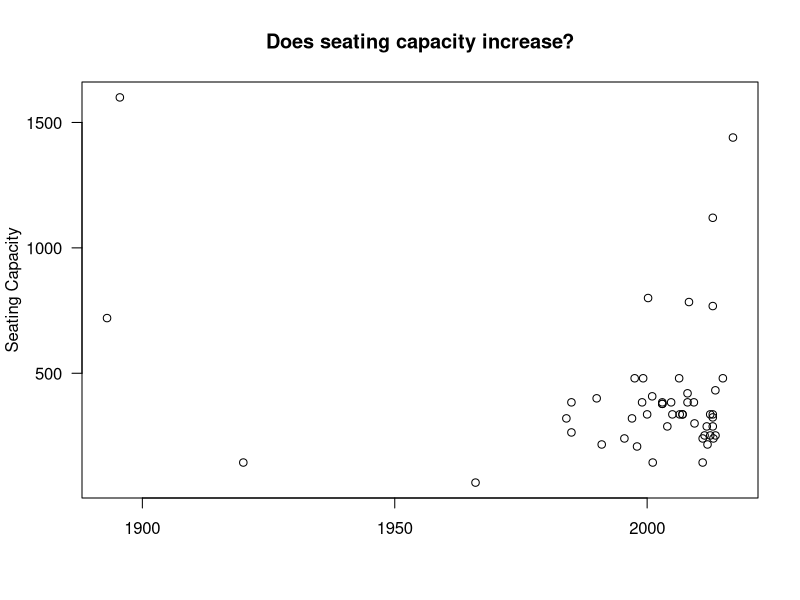
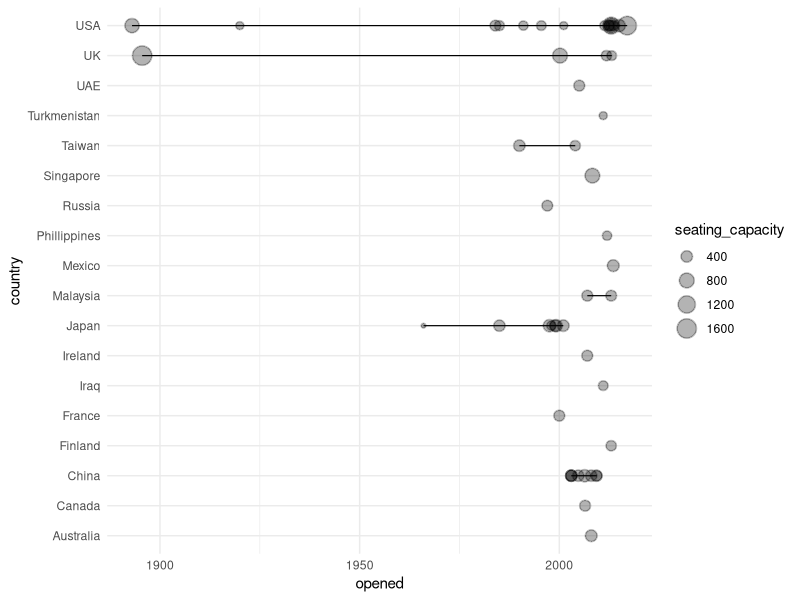
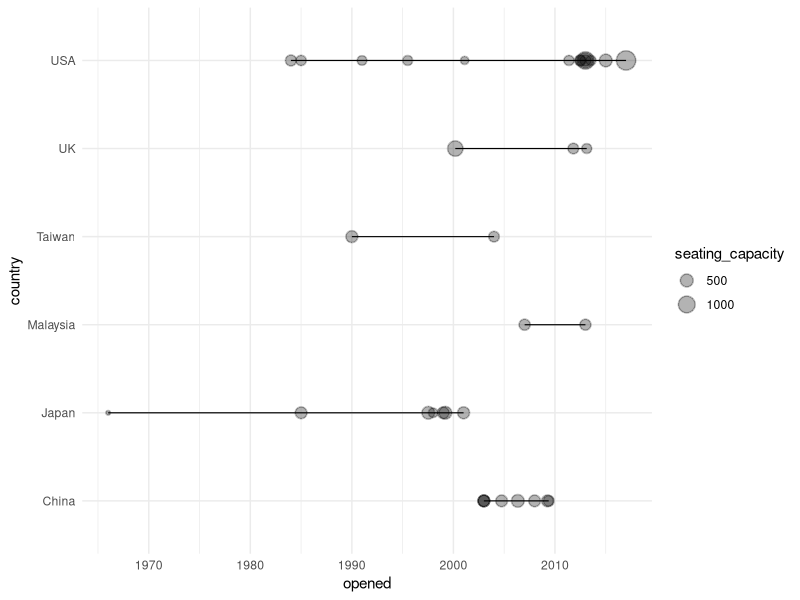
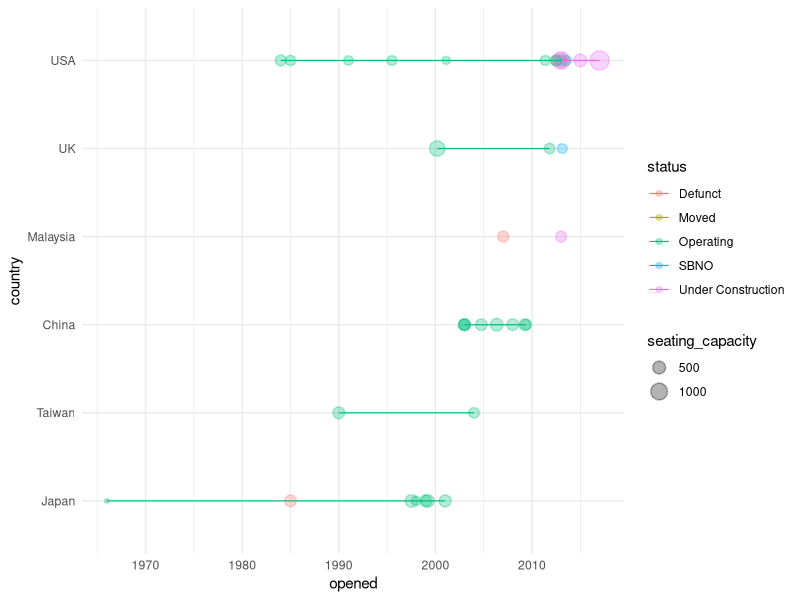
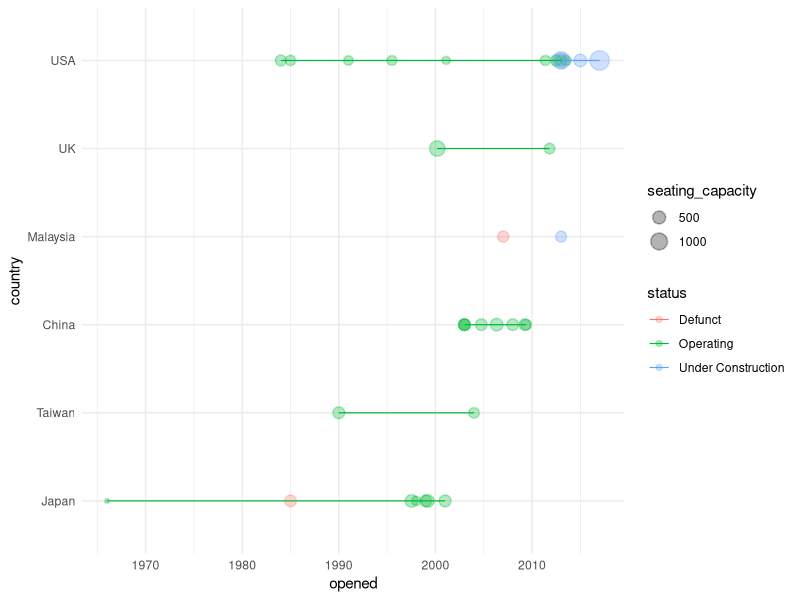
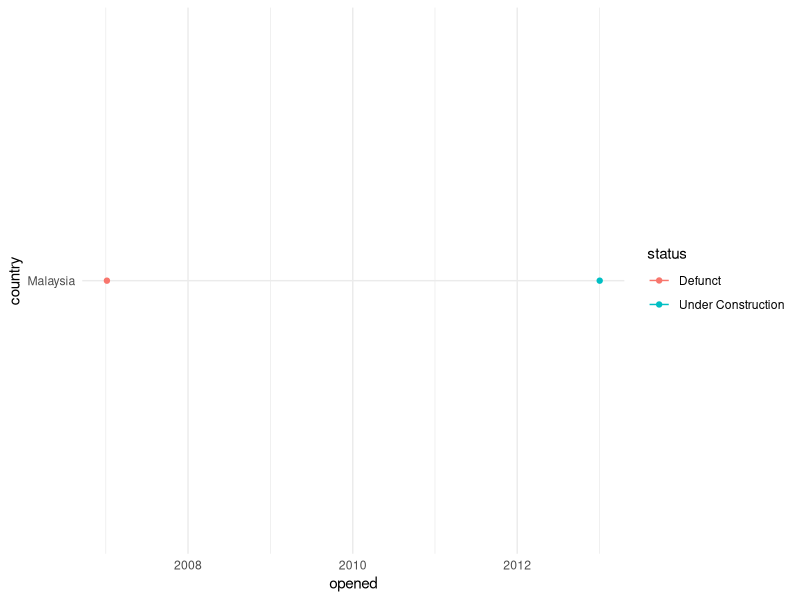
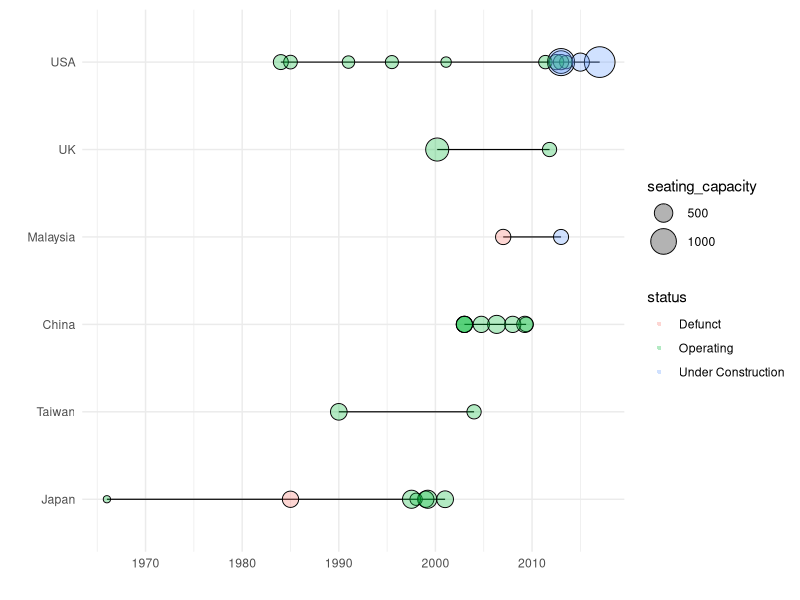
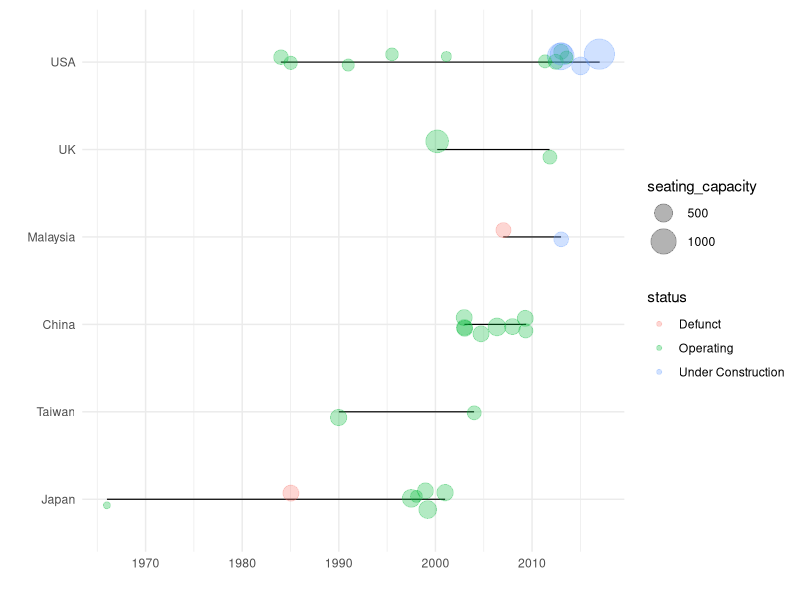

Generate these figures, in order, with R:
## ---- chunk 1
knitr::opts_chunk$set(echo = TRUE)
## ---- chunk 2
library(dplyr)
library(tidyr)
library(ggplot2)
library(forcats)
library(svglite)

theme_set(theme_minimal())
## ---- chunk 3
wheels <- read.csv("wheels.csv")
head(wheels)
## ---- chunk 4
figure_data <- wheels %>% 
  select(country, opened, name, seating_capacity, status) %>% 
  drop_na()
head(figure_data)
## ---- chunk 5
figure_data$opened <- as.Date(figure_data$opened)
figure_data$country <- as.factor(figure_data$country)
## ---- chunk 6
plot(x=figure_data$opened,
     y=figure_data$seating_capacity,
     main="Does seating capacity increase?",
     xlab="",
     ylab="Seating Capacity",
     las=1)
## ---- chunk 7
figure_data %>% 
  filter(opened<"1910-01-01") %>% 
  filter(seating_capacity>750)
## ---- chunk 8
ggplot(aes(x=opened, y=country, size=seating_capacity), data=figure_data) +
  geom_point(alpha=.3, stroke=.8) +
  geom_line(size=.4)
## ---- chunk 9
print(unique(figure_data$country))
country_filter <- figure_data %>% 
  count(country) %>% 
  filter(n!=1) %>% 
  select(country)

country_filter <- country_filter$country

figure_data <- figure_data %>% 
  filter(opened>"1955-01-01") %>% 
  filter(country %in% country_filter)
## ---- chunk 10
ggplot(aes(x=opened, y=country, size=seating_capacity), data=figure_data) +
  geom_point(alpha=.3, stroke=.8) +
  geom_line(size=.4)
## ---- chunk 11
plot_order <- figure_data %>% 
  group_by(country) %>% 
  top_n(1, opened) %>% 
  arrange(opened)

plot_order <- plot_order$country

figure_data$country <- factor(figure_data$country, levels = plot_order)
## ---- chunk 12
ggplot(aes(x=opened, y=country, size=seating_capacity, color=status), data=figure_data) +
  geom_point(alpha=.3, stroke=.8) +
  geom_line(size=.4)
## ---- chunk 13
wheels %>% 
  filter(country=="Japan") %>% 
  arrange(opened)
## ---- chunk 14
figure_data <- figure_data %>% 
  filter(status %in% c("Defunct", "Operating", "Under Construction"))
## ---- chunk 15
ggplot(aes(x=opened, y=country, size=seating_capacity, color=status), data=figure_data) +
  geom_point(alpha=.3, stroke=.8) +
  geom_line(size=.4)
## ---- chunk 16
figure_data %>% 
  filter(country=="Malaysia") %>% 
  ggplot(aes(x=opened, y=country, color=status)) +
      geom_point() +
      geom_line()
## ---- chunk 17
ggplot(aes(x=opened, y=country), data=figure_data) +
  geom_line(size=.4) +
  geom_point(alpha=1, stroke=.5, shape=21, color="black", aes(x=opened, y=country, size=seating_capacity), data=figure_data) +
  geom_point(alpha=.3, stroke=0, aes(color=status, x=opened, y=country, color=status, size=seating_capacity), data=figure_data) +
  theme(aspect.ratio=1) +
  ylab("") +
  xlab("") +
  scale_size_area(max_size=10)
## ---- chunk 18
final_plot <- ggplot(aes(x=opened, y=country), data=figure_data) +
  geom_line(size=.4) +
  geom_jitter(alpha=.3, stroke=.4, height=.12, aes(color=status, x=opened, y=country, size=seating_capacity), data=figure_data) +
  theme(aspect.ratio=1) +
  ylab("") +
  xlab("") +
  scale_size_area(max_size=10)
## ---- chunk 19
ggsave(file="final_plot.svg", plot=final_plot)
